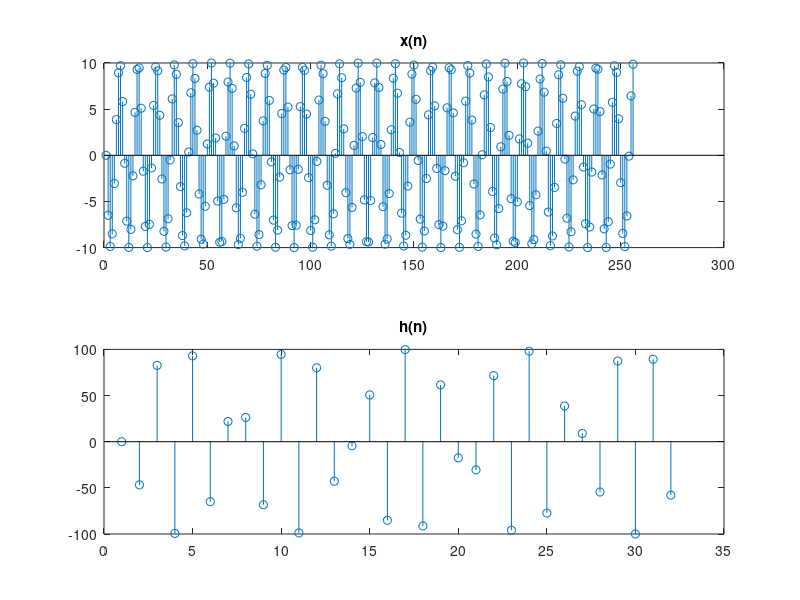
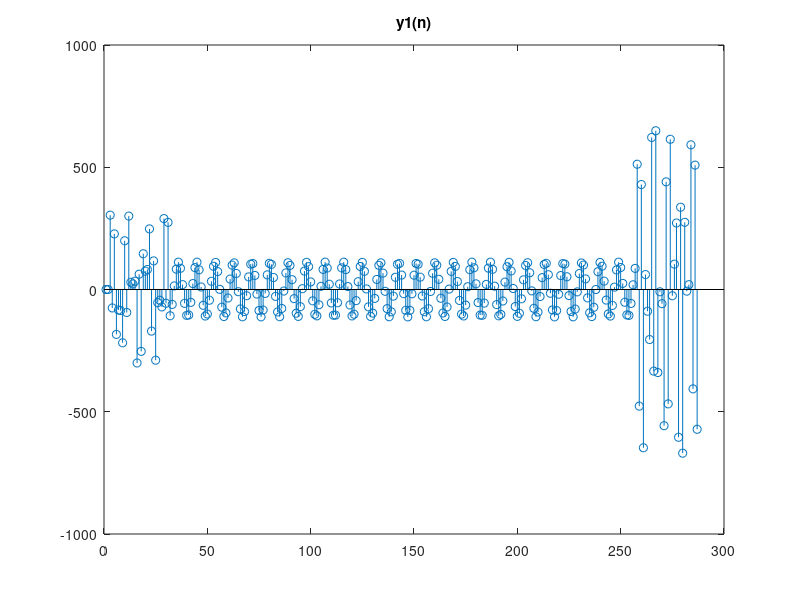
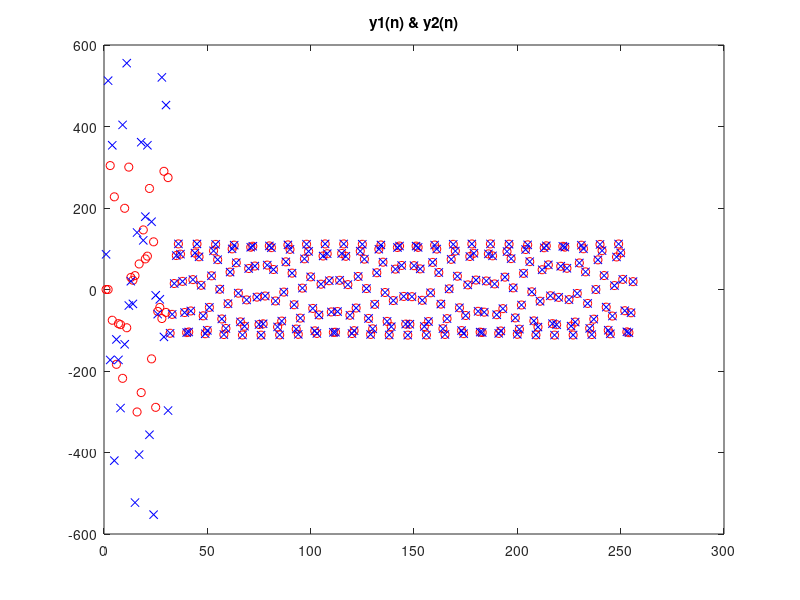
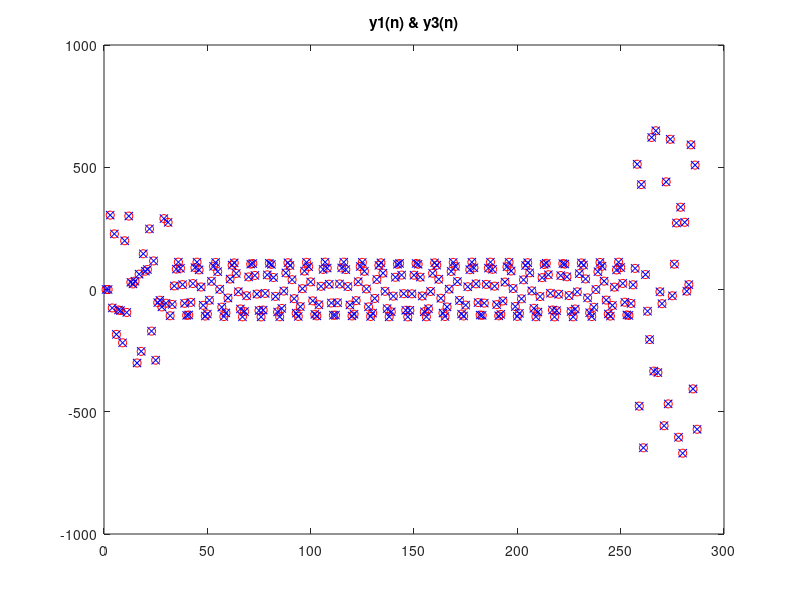

Write the MATLAB code that produced these figures, in order.
% cps_06_fftapps4_splot.m
clear all; close all;clc;

sig = 2; % 1/2, sygnal: 1=krotki, 2=dlugi
if(sig==1) 
    N=5; M=3; x = ones(1,N); h = ones(1,M); % sygnaly
else 
    N=256; M=32; 
    tn = 0:N-1;
    tm = 0:M-1;
    %x = randn(1,N); h = randn(1,M); % splatane
    f0=125; x = 10 * sin(2*10*f0*tn);
    f0=25; h = 100 * sin(2*10*f0*tm);
end
n = 1:N+M-1; nn = 1:N; % indeksy probek sygnalow
figure;
subplot(211); stem(x); title('x(n)');
subplot(212); stem(h); title('h(n)'); pause
% Splot z uzyciem funkcji Matlaba
y1 = conv(x,h);
figure; stem(y1); title('y1(n)'); pause
% Szybki splot - poczatek wyniku jest niepoprawny!
hz = [ h zeros(1,N-M) ]; % dolacz N-M zer tylko na koncu sygnalu krotkiego
y2 = ifft( fft(x) .* fft(hz) ); % szybki splot, pierwszych M-1 probek jest zlych
error2 = max(abs(y1(M:N)-y2(M:N))), pause
figure; plot(nn,y1(nn),'ro',nn,y2(nn),'bx'); title('y1(n) & y2(n)');
% Szybki splot - wszystkie probki wyniku sa poprawne!
hzz = [ h zeros(1,N-M) zeros(1,M-1) ]; % uzupelnij zerami do dlugosci N+M-1
xz = [ x zeros(1,M-1) ]; % uzupelnij zerami do dlugosci N+M-1
y3 = ifft( fft(xz) .* fft(hzz) ); % szybki splot, wszystkie probki sa dobre
error3 = max(abs(y1-y3)), pause
figure; plot(n,y1,'ro',n,y3,'bx'); title('y1(n) & y3(n)');
% Szybki splot z podzialem na czesci - metoda OVERLAP-ADD
if( sig > 1 ) % tylko dla dlugiego sygnalu
    L = M; % dlugosc fragmentu sygnalu
    K = N/L; % liczba fragmentow sygnalu
    hzz = [ h zeros(1,L-M) zeros(1,M-1) ]; % uzupelnienie zerami odp. impulsowej filtra
    Hzz = fft(hzz); % FFT odpowiedzi impulsowej filtra
    y4 = zeros(1,M-1); % inicjalizacja sygnalu wynikowego
    for k = 1:K % PETLA
        m = 1 + (k-1)*L : L + (k-1)*L; % indeksy fragmentu sygnalu
        xz = [ x(m) zeros(1,M-1) ]; % pobranie fragmentu sygnalu, dolozenie zer
        YY = fft(xz) .* Hzz; % # szybki splot - iloczyn widm FFT
        yy = ifft( YY ); % # odwrotne FFT
        y4(end-(M-2):end) = y4(end-(M-2):end) + yy(1:M-1); % wynik: czesc overlap-add
        y4 = [ y4, yy(M:L+M-1) ];
    end
    error4 = max(abs(y1-y4)), pause
    figure; plot(n,y1,'ro',n,y4,'bx'); title('y1(n) & y4(n)');
end

pause;close all;